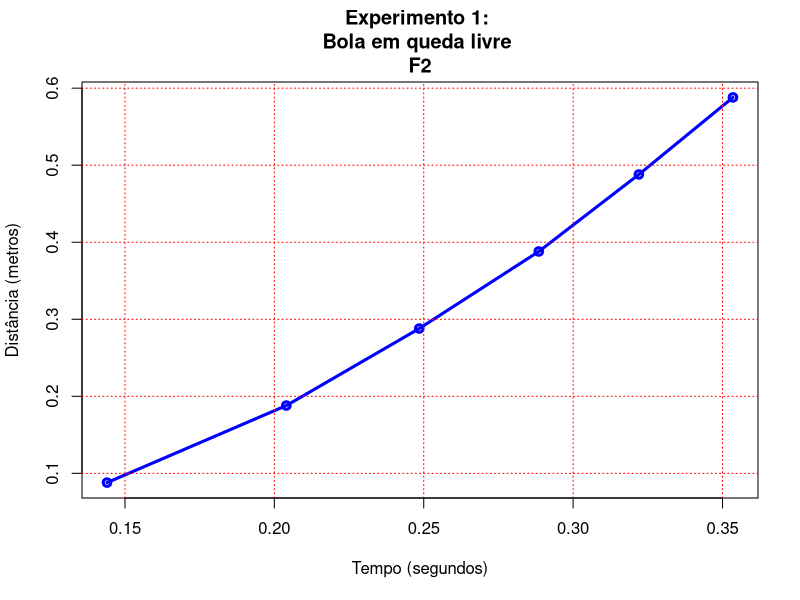
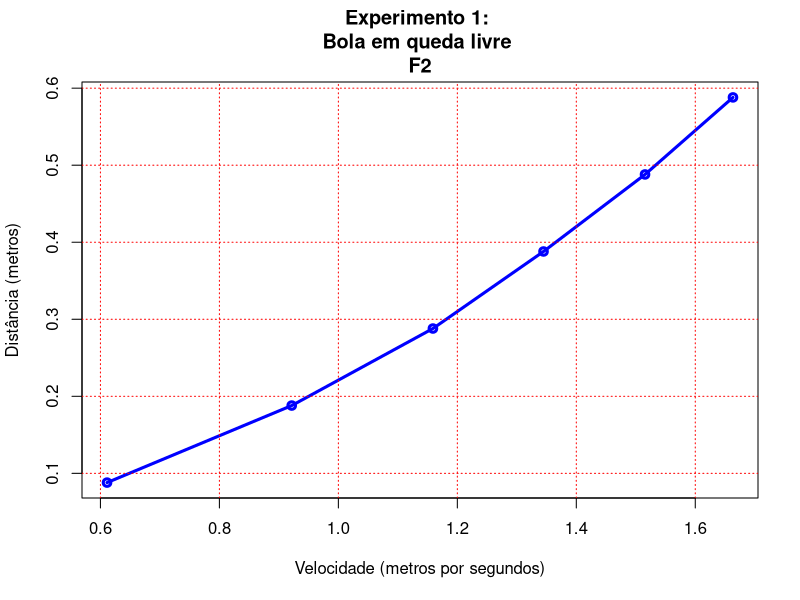
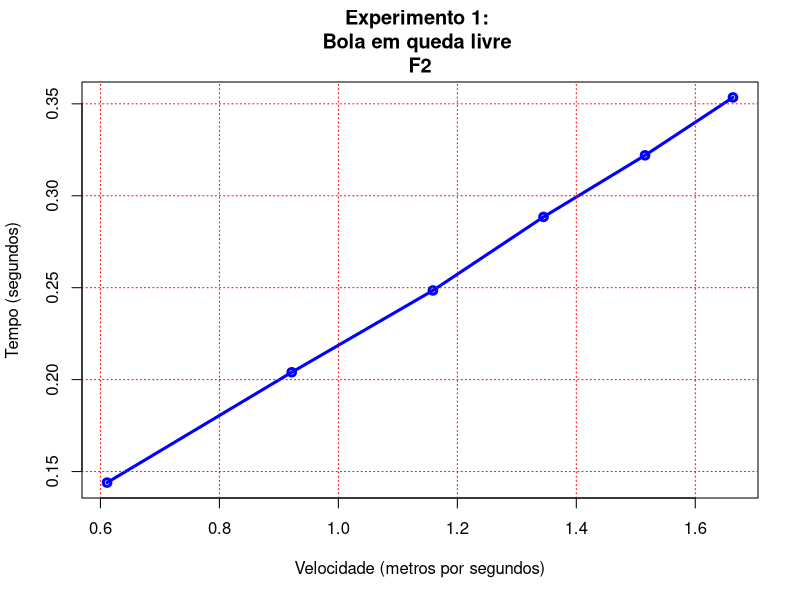

The R source for these figures, in order:
###################################################
# Criando Vetor de Tempo Medio e Distância Media
tempoMedio <- c(0.144,0.204,0.2485,0.2885,0.322,0.3535)
distanciaMedia <- c(0.088,0.188,0.288,0.388,0.488,0.588)
###################################################

#
# Gráfico Tempo x Distância
#
# Criando uma imagem em png
png(file = "bola_em_queda_livre-F2(TempoXDistancia).png")

View(tempoMedio)

# Criando o Gráfico
# tempoMedio é o eixo X
# distanciaMedia é o eixo Y
# type "o" é o grafico contendo todos os pontos
# main é o título do grafico, irá aparecer no centro, na parte superior
# lwd é a espessura da linha do grafico
# xlab é o título do eixo X
# ylab é o título do eixo Y
plot(tempoMedio, distanciaMedia, type="o", col="blue", 
  main="Experimento 1: \nBola em queda livre \nF2",
  lwd=3,
  xlab="Tempo (segundos)",
  ylab="Distância (metros)")

# grid cria quadrantes no gráfico, essas linhas da divisoria, terão a cor vermelha
grid(col="red")

# Salvando no png tudo que foi printado no gráfico
dev.off()

##################################################################################
# Calculando Velocidade Media em cada queda
##################################################################################

velocidadeMedia <- function(tempoMedio, distanciaMedia){
  velocidade <- distanciaMedia/tempoMedio
  return(velocidade)
}

# Chamando a função que calcula a Velocidade media a partir do Tempo Medio e da Distância Media
velocidadeMedia <- velocidadeMedia(tempoMedio,distanciaMedia)
#################################################################################
# Gerando Gráfico de Distância Media pela Velocidade Media
#################################################################################

# Criando uma imagem em png
png(file = "bola_em_queda_livre-F2(VelocidadexDistancia).png")

# Criando o Gráfico
# velocidadeMedia é o eixo X
# distanciaMedia é o eixo Y
# type "o" é o grafico contendo todos os pontos
# main é o título do grafico, irá aparecer no centro, na parte superior
# lwd é a espessura da linha do grafico
# xlab é o título do eixo X
# ylab é o título do eixo Y
plot(velocidadeMedia, distanciaMedia, type="o", col="blue", 
  main="Experimento 1: \nBola em queda livre \nF2",
  lwd=3,
  xlab="Velocidade (metros por segundos)",
  ylab="Distância (metros)")

# grid cria quadrantes no gráfico, essas linhas da divisoria, terão a cor vermelha
grid(col="red")

# Salvando no png tudo que foi printado no gráfico
dev.off()

#################################################################################
# Gerando Gráfico de Tempo Medio pela Velocidade Media
#################################################################################

# Criando uma imagem em png
png(file = "bola_em_queda_livre-F2(VelocidadexTempo).png")

# Criando o Gráfico
# velocidadeMedia é o eixo X
# tempoMedio é o eixo Y
# type "o" é o grafico contendo todos os pontos
# main é o título do grafico, irá aparecer no centro, na parte superior
# lwd é a espessura da linha do grafico
# xlab é o título do eixo X
# ylab é o título do eixo Y
plot(velocidadeMedia, tempoMedio, type="o", col="blue", 
  main="Experimento 1: \nBola em queda livre \nF2",
  lwd=3,
  xlab="Velocidade (metros por segundos)",
  ylab="Tempo (segundos)")

# grid cria quadrantes no gráfico, essas linhas da divisoria, terão a cor vermelha
grid(col="red")

# Salvando no png tudo que foi printado no gráfico
dev.off()